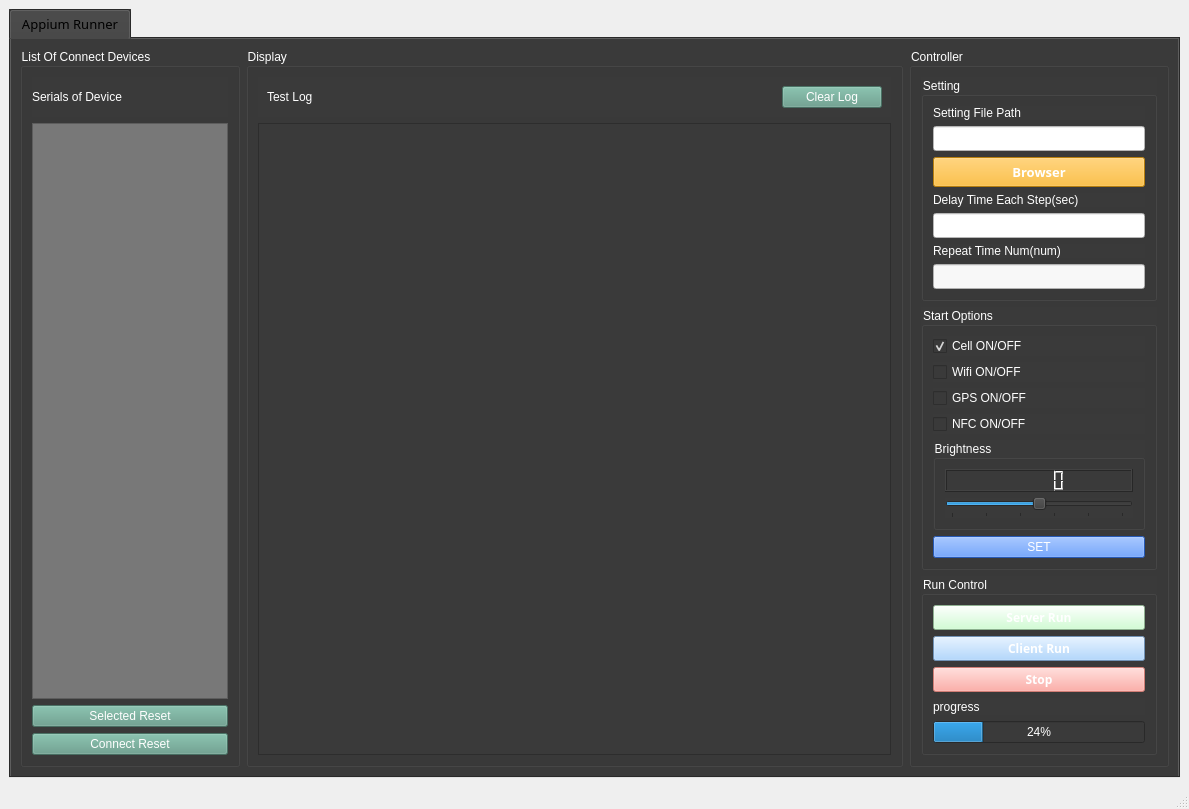
<?xml version="1.0" encoding="UTF-8"?>
<ui version="4.0">
 <class>MainWindow</class>
 <widget class="QMainWindow" name="MainWindow">
  <property name="geometry">
   <rect>
    <x>0</x>
    <y>0</y>
    <width>1189</width>
    <height>809</height>
   </rect>
  </property>
  <property name="windowTitle">
   <string>AppiumRunner_v1.0</string>
  </property>
  <property name="windowIcon">
   <iconset>
    <normaloff>../../Downloads/test2.png</normaloff>../../Downloads/test2.png</iconset>
  </property>
  <widget class="QWidget" name="centralwidget">
   <layout class="QVBoxLayout" name="verticalLayout_2">
    <item>
     <widget class="QTabWidget" name="tabWidget">
      <property name="font">
       <font>
        <family>맑은 고딕</family>
        <pointsize>10</pointsize>
       </font>
      </property>
      <property name="styleSheet">
       <string notr="true">background-color: rgb(58, 58, 58);</string>
      </property>
      <property name="tabPosition">
       <enum>QTabWidget::North</enum>
      </property>
      <property name="tabShape">
       <enum>QTabWidget::Rounded</enum>
      </property>
      <property name="currentIndex">
       <number>0</number>
      </property>
      <property name="iconSize">
       <size>
        <width>17</width>
        <height>17</height>
       </size>
      </property>
      <widget class="QWidget" name="tab_1">
       <attribute name="title">
        <string>Appium Runner</string>
       </attribute>
       <layout class="QHBoxLayout" name="horizontalLayout">
        <item>
         <widget class="QGroupBox" name="groupBox_list">
          <property name="enabled">
           <bool>true</bool>
          </property>
          <property name="maximumSize">
           <size>
            <width>220</width>
            <height>16777215</height>
           </size>
          </property>
          <property name="styleSheet">
           <string notr="true">color: rgb(255, 255, 255);</string>
          </property>
          <property name="title">
           <string>List Of Connect Devices</string>
          </property>
          <layout class="QVBoxLayout" name="verticalLayout">
           <item>
            <widget class="QLabel" name="label">
             <property name="enabled">
              <bool>true</bool>
             </property>
             <property name="minimumSize">
              <size>
               <width>0</width>
               <height>40</height>
              </size>
             </property>
             <property name="text">
              <string>Serials of Device</string>
             </property>
            </widget>
           </item>
           <item>
            <widget class="QListWidget" name="listWidget_devices">
             <property name="styleSheet">
              <string notr="true">background-color: rgb(120, 120, 120);
color: rgb(255, 255, 255);</string>
             </property>
             <property name="selectionMode">
              <enum>QAbstractItemView::MultiSelection</enum>
             </property>
            </widget>
           </item>
           <item>
            <widget class="QPushButton" name="pushButton_sereset">
             <property name="styleSheet">
              <string notr="true">background-color: rgba(95, 154, 135, 0.8);</string>
             </property>
             <property name="text">
              <string>Selected Reset</string>
             </property>
            </widget>
           </item>
           <item>
            <widget class="QPushButton" name="pushButton_coreset">
             <property name="styleSheet">
              <string notr="true">background-color: rgba(95, 154, 135, 0.8);</string>
             </property>
             <property name="text">
              <string>Connect Reset</string>
             </property>
            </widget>
           </item>
          </layout>
         </widget>
        </item>
        <item>
         <widget class="QGroupBox" name="groupBox_log">
          <property name="styleSheet">
           <string notr="true">color: rgb(255, 255, 255);</string>
          </property>
          <property name="title">
           <string>Display </string>
          </property>
          <layout class="QVBoxLayout" name="verticalLayout_3">
           <item>
            <widget class="QWidget" name="widget" native="true">
             <property name="maximumSize">
              <size>
               <width>16777215</width>
               <height>40</height>
              </size>
             </property>
             <layout class="QHBoxLayout" name="horizontalLayout_2">
              <item>
               <widget class="QLabel" name="label_2">
                <property name="text">
                 <string>Test Log</string>
                </property>
               </widget>
              </item>
              <item>
               <widget class="QPushButton" name="pushButton_clearLog">
                <property name="maximumSize">
                 <size>
                  <width>100</width>
                  <height>16777215</height>
                 </size>
                </property>
                <property name="styleSheet">
                 <string notr="true">background-color: rgba(95, 154, 135, 0.8);</string>
                </property>
                <property name="text">
                 <string>Clear Log</string>
                </property>
               </widget>
              </item>
             </layout>
            </widget>
           </item>
           <item>
            <widget class="QPlainTextEdit" name="plainTextEdit_log">
             <property name="sizeIncrement">
              <size>
               <width>0</width>
               <height>0</height>
              </size>
             </property>
             <property name="styleSheet">
              <string notr="true">background-color: rgb(58, 58, 58);
color: rgb(255, 255, 255);</string>
             </property>
            </widget>
           </item>
          </layout>
         </widget>
        </item>
        <item>
         <widget class="QGroupBox" name="groupBox_controller">
          <property name="minimumSize">
           <size>
            <width>260</width>
            <height>0</height>
           </size>
          </property>
          <property name="maximumSize">
           <size>
            <width>250</width>
            <height>16777215</height>
           </size>
          </property>
          <property name="styleSheet">
           <string notr="true">color: rgb(255, 255, 255);</string>
          </property>
          <property name="title">
           <string>Controller</string>
          </property>
          <layout class="QVBoxLayout" name="verticalLayout_7">
           <item>
            <widget class="QGroupBox" name="groupBox_setting">
             <property name="styleSheet">
              <string notr="true"/>
             </property>
             <property name="title">
              <string>Setting</string>
             </property>
             <layout class="QVBoxLayout" name="verticalLayout_6">
              <item>
               <widget class="QLabel" name="label_file">
                <property name="text">
                 <string>Setting File Path</string>
                </property>
               </widget>
              </item>
              <item>
               <widget class="QLineEdit" name="lineEdit_filepath">
                <property name="minimumSize">
                 <size>
                  <width>0</width>
                  <height>25</height>
                 </size>
                </property>
                <property name="styleSheet">
                 <string notr="true">background-color: rgb(255, 255, 255);
color: rgb(0, 0, 0);</string>
                </property>
               </widget>
              </item>
              <item>
               <widget class="QPushButton" name="pushButton_browser">
                <property name="minimumSize">
                 <size>
                  <width>0</width>
                  <height>30</height>
                 </size>
                </property>
                <property name="maximumSize">
                 <size>
                  <width>16777215</width>
                  <height>16777215</height>
                 </size>
                </property>
                <property name="font">
                 <font>
                  <family>맑은 고딕</family>
                  <pointsize>10</pointsize>
                  <weight>75</weight>
                  <bold>true</bold>
                 </font>
                </property>
                <property name="styleSheet">
                 <string notr="true">background-color: rgb(255, 177, 20);
color: rgb(255, 255, 255);</string>
                </property>
                <property name="text">
                 <string>Browser</string>
                </property>
               </widget>
              </item>
              <item>
               <widget class="QLabel" name="label_delay">
                <property name="text">
                 <string>Delay Time Each Step(sec)</string>
                </property>
               </widget>
              </item>
              <item>
               <widget class="QLineEdit" name="lineEdit_delay">
                <property name="minimumSize">
                 <size>
                  <width>0</width>
                  <height>25</height>
                 </size>
                </property>
                <property name="maximumSize">
                 <size>
                  <width>16777215</width>
                  <height>16777215</height>
                 </size>
                </property>
                <property name="styleSheet">
                 <string notr="true">background-color: rgb(255, 255, 255);
color: rgb(0, 0, 0);</string>
                </property>
               </widget>
              </item>
              <item>
               <widget class="QLabel" name="label_loop">
                <property name="text">
                 <string>Repeat Time Num(num)</string>
                </property>
               </widget>
              </item>
              <item>
               <widget class="QLineEdit" name="lineEdit_loop">
                <property name="minimumSize">
                 <size>
                  <width>0</width>
                  <height>25</height>
                 </size>
                </property>
                <property name="maximumSize">
                 <size>
                  <width>16777215</width>
                  <height>16777215</height>
                 </size>
                </property>
                <property name="styleSheet">
                 <string notr="true">background-color: rgb(248, 248, 248);
color: rgb(0, 0, 0);</string>
                </property>
               </widget>
              </item>
             </layout>
            </widget>
           </item>
           <item>
            <widget class="QGroupBox" name="groupBox_option">
             <property name="minimumSize">
              <size>
               <width>0</width>
               <height>200</height>
              </size>
             </property>
             <property name="styleSheet">
              <string notr="true"/>
             </property>
             <property name="title">
              <string>Start Options</string>
             </property>
             <layout class="QVBoxLayout" name="verticalLayout_8">
              <item>
               <widget class="QCheckBox" name="checkBox_data">
                <property name="text">
                 <string>Cell ON/OFF</string>
                </property>
                <property name="checked">
                 <bool>true</bool>
                </property>
               </widget>
              </item>
              <item>
               <widget class="QCheckBox" name="checkBox_wifi">
                <property name="text">
                 <string>Wifi ON/OFF</string>
                </property>
                <property name="checked">
                 <bool>false</bool>
                </property>
               </widget>
              </item>
              <item>
               <widget class="QCheckBox" name="checkBox_gps">
                <property name="text">
                 <string>GPS ON/OFF</string>
                </property>
               </widget>
              </item>
              <item>
               <widget class="QCheckBox" name="checkBox_nfc">
                <property name="text">
                 <string>NFC ON/OFF</string>
                </property>
                <property name="checked">
                 <bool>false</bool>
                </property>
               </widget>
              </item>
              <item>
               <widget class="QGroupBox" name="groupBox_bright">
                <property name="maximumSize">
                 <size>
                  <width>16777215</width>
                  <height>100</height>
                 </size>
                </property>
                <property name="title">
                 <string>Brightness</string>
                </property>
                <layout class="QVBoxLayout" name="verticalLayout_4">
                 <item>
                  <widget class="QLCDNumber" name="lcdNumber_bright"/>
                 </item>
                 <item>
                  <widget class="QSlider" name="horizontalSlider_bright">
                   <property name="maximum">
                    <number>255</number>
                   </property>
                   <property name="value">
                    <number>128</number>
                   </property>
                   <property name="orientation">
                    <enum>Qt::Horizontal</enum>
                   </property>
                   <property name="invertedAppearance">
                    <bool>false</bool>
                   </property>
                   <property name="tickPosition">
                    <enum>QSlider::TicksBelow</enum>
                   </property>
                   <property name="tickInterval">
                    <number>50</number>
                   </property>
                  </widget>
                 </item>
                </layout>
               </widget>
              </item>
              <item>
               <widget class="QPushButton" name="pushButton_options">
                <property name="styleSheet">
                 <string notr="true">background-color: rgb(53, 124, 255);</string>
                </property>
                <property name="text">
                 <string>SET</string>
                </property>
               </widget>
              </item>
             </layout>
            </widget>
           </item>
           <item>
            <widget class="QGroupBox" name="groupBox_run">
             <property name="maximumSize">
              <size>
               <width>16777215</width>
               <height>190</height>
              </size>
             </property>
             <property name="title">
              <string>Run Control</string>
             </property>
             <layout class="QVBoxLayout" name="verticalLayout_5">
              <item>
               <widget class="QPushButton" name="pushButton_Srun">
                <property name="maximumSize">
                 <size>
                  <width>16777215</width>
                  <height>30</height>
                 </size>
                </property>
                <property name="font">
                 <font>
                  <family>맑은 고딕</family>
                  <weight>75</weight>
                  <bold>true</bold>
                 </font>
                </property>
                <property name="styleSheet">
                 <string notr="true">background-color: rgba(197, 255, 201, 0.8);
color: rgb(255, 255, 255);</string>
                </property>
                <property name="text">
                 <string>Server Run</string>
                </property>
               </widget>
              </item>
              <item>
               <widget class="QPushButton" name="pushButton_Crun">
                <property name="maximumSize">
                 <size>
                  <width>16777215</width>
                  <height>30</height>
                 </size>
                </property>
                <property name="font">
                 <font>
                  <family>맑은 고딕</family>
                  <weight>75</weight>
                  <bold>true</bold>
                 </font>
                </property>
                <property name="styleSheet">
                 <string notr="true">background-color: rgb(157, 205, 255);
color: rgb(255, 255, 255);</string>
                </property>
                <property name="text">
                 <string>Client Run</string>
                </property>
               </widget>
              </item>
              <item>
               <widget class="QPushButton" name="pushButton_cancel">
                <property name="enabled">
                 <bool>false</bool>
                </property>
                <property name="maximumSize">
                 <size>
                  <width>16777215</width>
                  <height>30</height>
                 </size>
                </property>
                <property name="font">
                 <font>
                  <family>맑은 고딕</family>
                  <weight>75</weight>
                  <bold>true</bold>
                 </font>
                </property>
                <property name="styleSheet">
                 <string notr="true">background-color: rgb(255, 152, 143);
color: rgb(255, 255, 255);</string>
                </property>
                <property name="text">
                 <string>Stop</string>
                </property>
               </widget>
              </item>
              <item>
               <widget class="QLabel" name="label_3">
                <property name="maximumSize">
                 <size>
                  <width>16777215</width>
                  <height>20</height>
                 </size>
                </property>
                <property name="text">
                 <string>progress</string>
                </property>
               </widget>
              </item>
              <item>
               <widget class="QProgressBar" name="progressBar">
                <property name="value">
                 <number>24</number>
                </property>
               </widget>
              </item>
             </layout>
            </widget>
           </item>
          </layout>
         </widget>
        </item>
       </layout>
      </widget>
     </widget>
    </item>
   </layout>
  </widget>
  <widget class="QMenuBar" name="menubar">
   <property name="geometry">
    <rect>
     <x>0</x>
     <y>0</y>
     <width>1189</width>
     <height>21</height>
    </rect>
   </property>
  </widget>
  <widget class="QStatusBar" name="statusbar"/>
 </widget>
 <resources/>
 <connections/>
</ui>
